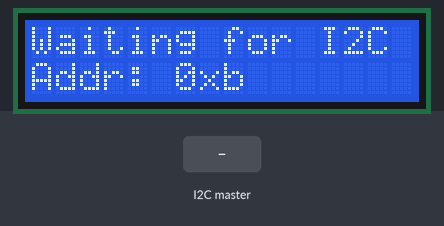
The sketch below on a simulated Arduino Uno, built with avr-gcc and run on an emulated ATmega328P. On the bench: 16×2 character LCD. Inputs (shaded band) come from the test bench.

Above: at 1.2 s.
1.3 s: the I2C master sends "U"
At 2.4 s:
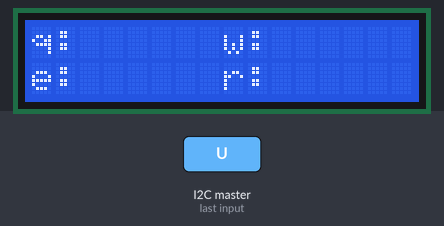
Timing chart, 0 to 4.3 s (numbered marks = the images above; inputs shaded):
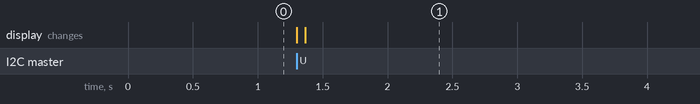

Measured:
- after the input at 1.3 s, the display: first changes at once (image 1 shows a later state)

The sketch:

LCD1602Slave.ino
```cpp
#include <LiquidCrystal.h>
#include <Wire.h>

LiquidCrystal lcd(12, 11, 5, 4, 3, 2);
const int SLAVE_ADDRESS = 0x0B; // Example I2C address, you can change this
bool inited = false;

void setup() {
  Serial.begin(9600);  // Start the serial communication
  Wire.begin(SLAVE_ADDRESS);
  Wire.onReceive(receiveEvent);
  lcd.begin(16, 2);

  // Display message to show it's waiting for an I2C signal
  lcd.setCursor(0, 0);
  lcd.print("Waiting for I2C");
  lcd.setCursor(0, 1);
  lcd.print("Addr: 0x");
  lcd.print(String(SLAVE_ADDRESS, HEX));

  /* Serial.println("Slave setup done. Waiting for I2C signals."); */
}

void loop() {
  // The loop remains empty as actions are taken on I2C events
}

void receiveEvent(int numBytes) {
  char command = Wire.read();
    if (!inited){
    lcd.clear();
    init4("q:", "w:", "e:", "r:");
    inited=true;
    delay(1000);
    }
  /* Serial.print("Received command: "); */
  /* Serial.println(command); */

  if (command == 'I') { // 'I' for init4
    lcd.clear();
    char a[3], b[3], c[3], d[3];
    Wire.readBytes(a, 2);
    Wire.readBytes(b, 2);
    Wire.readBytes(c, 2);
    Wire.readBytes(d, 2);
    a[2] = b[2] = c[2] = d[2] = '\0'; // Null termination
    init4(a, b, c, d);
  }
 else if (command == 'U') { // 'U' for update4
    char e[5], f[5], g[5], h[5];
    Wire.readBytes(e, 4);
    Wire.readBytes(f, 4);
    Wire.readBytes(g, 4);
    Wire.readBytes(h, 4);
    e[4] = f[4] = g[4] = h[4] = '\0'; // Null termination
    update4(e, f, g, h);
  }
}

void init4(const char* a, const char* b, const char* c, const char* d) {
  /* Serial.println("Initializing LCD..."); */

  lcd.begin(16, 2);  // Initialize the LCD for 16x2 characters

  lcd.setCursor(0, 0); // Set cursor to first position of first row
  lcd.print(a);

  lcd.setCursor(8, 0); // Set cursor to ninth position of first row
  lcd.print(b);

  lcd.setCursor(0, 1); // Set cursor to first position of second row
  lcd.print(c);

  lcd.setCursor(8, 1); // Set cursor to ninth position of second row
  lcd.print(d);

  /* Serial.println("Initialization done."); */
}

/* void update4(const int* e, const int* f, const int* g, const int* h) { */
void update4(const char* e, const char* f, const char* g, const char* h) {
  /* Serial.println("Updating LCD..."); */

  lcd.setCursor(3, 0); // Set cursor to fourth position of first row
  lcd.print(e);

  lcd.setCursor(11, 0); // Set cursor to twelfth position of first row
  lcd.print(f);

  lcd.setCursor(3, 1); // Set cursor to fourth position of second row
  lcd.print(g);

  lcd.setCursor(11, 1); // Set cursor to twelfth position of second row
  lcd.print(h);

  /* Serial.println("Update done."); */
}
```
